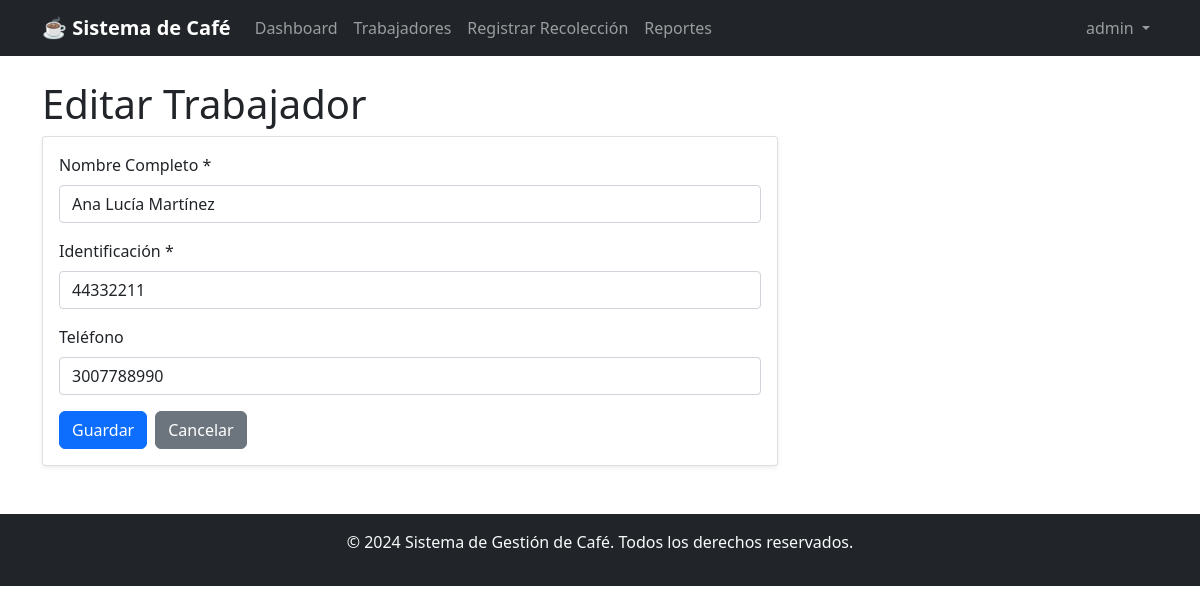
/index.php?accion=trabajador_formulario&id=4 (signed in), run on the app's committed database.
### tables this page shows
CREATE TABLE trabajadores (
    id INT AUTO_INCREMENT PRIMARY KEY,
    nombre VARCHAR(100) NOT NULL,
    identificacion VARCHAR(20) UNIQUE NOT NULL,
    telefono VARCHAR(20),
    direccion TEXT,
    fecha_creacion DATETIME DEFAULT CURRENT_TIMESTAMP,
    activo BOOLEAN DEFAULT TRUE
);

### controladores/ControladorBase.php (called while the page is built, shortened)
<?php
class ControladorBase {
    protected function cargarVista($vista, $datos = []) {
        extract($datos);
        require_once "vistas/{$vista}.php";
    }
}
?>

### controladores/ControladorTrabajador.php (called while the page is built, shortened)
<?php
require_once 'controladores/ControladorBase.php';
require_once 'modelos/ModeloTrabajador.php';
class ControladorTrabajador extends ControladorBase {
    private $modeloTrabajador;
    public function __construct() {
        $this->modeloTrabajador = new ModeloTrabajador();
    }
    public function mostrarFormulario($id = null) {
        $trabajador = null;
        if ($id) {
            $trabajador = $this->modeloTrabajador->obtenerPorId($id);
        }
        $this->cargarVista('trabajadores/formulario', ['trabajador' => $trabajador]);
    }
}
?>

### modelos/ModeloBase.php (called while the page is built, shortened)
<?php
require_once 'config/conexion.php';
class ModeloBase {
    public function __construct() {
        $db = new Conexion();
        $this->conexion = $db->obtenerConexion();
    }
}
?>

### config/conexion.php (called while the page is built)
<?php
class Conexion {
    private $host = 'localhost';
    private $usuario = 'root';
    private $contrasena = '';
    private $base_datos = 'cafe_db';
    private $conexion;
    public function __construct() {
        try {
            $this->conexion = new PDO(
                "mysql:host={$this->host};dbname={$this->base_datos};charset=utf8mb4",
                $this->usuario,
                $this->contrasena,
                [
                    PDO::ATTR_ERRMODE => PDO::ERRMODE_EXCEPTION,
                    PDO::ATTR_DEFAULT_FETCH_MODE => PDO::FETCH_ASSOC
                ]
            );
        } catch (PDOException $e) {
            die("Error de conexión: " . $e->getMessage());
        }
    }
    public function obtenerConexion() {
        return $this->conexion;
    }
}
?>

### modelos/ModeloTrabajador.php (called while the page is built, shortened)
<?php
require_once 'modelos/ModeloBase.php';
class ModeloTrabajador extends ModeloBase {
    public function obtenerPorId($id) {
        $sql = "SELECT * FROM trabajadores WHERE id = :id";
        $stmt = $this->conexion->prepare($sql);
        $stmt->bindParam(':id', $id);
        $stmt->execute();
        return $stmt->fetch();
    }
}
?>

### vistas/trabajadores/formulario.php (the view, shortened to what this page needs)
<?php include 'vistas/layout/header.php'; ?>
<div class="row">
    <div class="col-md-8">
        <h1><?php echo isset($trabajador) ? 'Editar' : 'Nuevo'; ?> Trabajador</h1>
        <div class="card">
            <div class="card-body">
                <form method="POST" action="index.php?accion=trabajador_guardar" id="formTrabajador">
                    <div class="mb-3">
                        <label for="nombre" class="form-label">Nombre Completo *</label>
                        <input type="text" class="form-control" id="nombre" name="nombre"
                               value="<?php echo isset($trabajador) ? htmlspecialchars($trabajador['nombre']) : ''; ?>" required>
                    </div>
                    <div class="mb-3">
                        <label for="identificacion" class="form-label">Identificación *</label>
                        <input type="text" class="form-control" id="identificacion" name="identificacion"
                               value="<?php echo isset($trabajador) ? htmlspecialchars($trabajador['identificacion']) : ''; ?>" required>
                    </div>
                    <div class="mb-3">
                        <label for="telefono" class="form-label">Teléfono</label>
                        <input type="text" class="form-control" id="telefono" name="telefono"
                               value="<?php echo isset($trabajador) ? htmlspecialchars($trabajador['telefono']) : ''; ?>">
                    </div>
                    <div class="d-flex gap-2">
                        <button type="submit" class="btn btn-primary">Guardar</button>
                        <a href="index.php?accion=trabajadores" class="btn btn-secondary">Cancelar</a>
                    </div>
                </form>
            </div>
        </div>
    </div>
</div>
<?php include 'vistas/layout/footer.php'; ?>

### assets/css/estilos.css (style rules this page uses)
body { font-family: "Segoe UI", Tahoma, Geneva, Verdana, sans-serif; }
.card { box-shadow: 0 0.125rem 0.25rem rgba(0, 0, 0, 0.075); border: 1px solid rgba(0, 0, 0, 0.125); }
.btn { border-radius: 0.375rem; }

### data on the page
trabajadores: nombre "Ana Lucía Martínez", identificacion "44332211", telefono "3007788990"

### other printed values
$_SESSION['usuario_nombre'] "admin"
